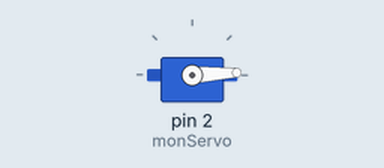
This sketch was run on a simulated Arduino Uno, built with avr-gcc and run on an emulated ATmega328P. On the bench: servo. What the sketch prints to the serial monitor is not drawn.

Above: at 0.05 s.
At 2.2 s:
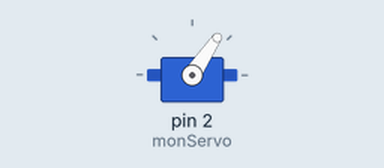
At 4.4 s:
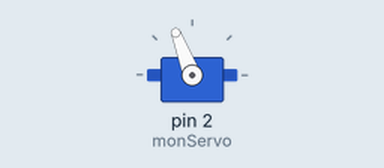
At 8.8 s:
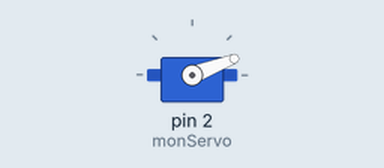
Timing chart, 0 to 12.4 s (numbered marks = the images above):
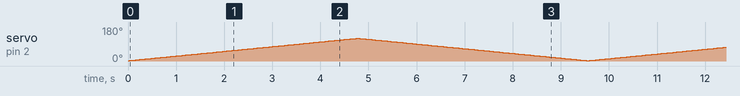

The sketch:

Servomoteur.ino
```cpp
// PROJET: Servomoteur

#include <Servo.h>;
Servo monServo;
int positionServo = 2;


void setup() {
  monServo.attach(2);
/*Cette méthode accepte comme paramètres :
- évidemment la broche reliée au servo, dans l’exemple la broche 2
- en 2ème paramètre l’angle minimum en microsecondes, par défaut il est à 544 (microsecondes)
- en 3ème paramètre l’angle maximum en microsecondes, par défaut il est à 2400 (microsecondes)
 */
  monServo.write(positionServo);
  Serial.begin(9600);

}

void loop() {

  /*
   TEST

  for(positionServo = 0 ; positionServo<=180 ; positionServo++){
    monServo.write(positionServo);
    delay(15);
  }

  monServo.write(40);
  delay(1050);
  Serial.print("bas");

  monServo.write(20);
  delay(850);
  monServo.write(40);
  delay(850);
  monServo.write(60);
  delay(850);

  monServo.write(125);
  delay(1050);
  Serial.print("haut");

  */


  for (positionServo= 2 ; positionServo <= 120 ; positionServo++){
    monServo.write(positionServo);
    delay(40);
    Serial.print(positionServo);
  }

   for (positionServo= 120 ; positionServo >= 2 ; positionServo--){
    monServo.write(positionServo);
    delay(40);
    Serial.print(positionServo);
  }


}

/* RESULTATS
 *  Attention valeur initiale
 *  valeurs = {2;120}
 *  valeur intémerdiaire = 70
 */
```
